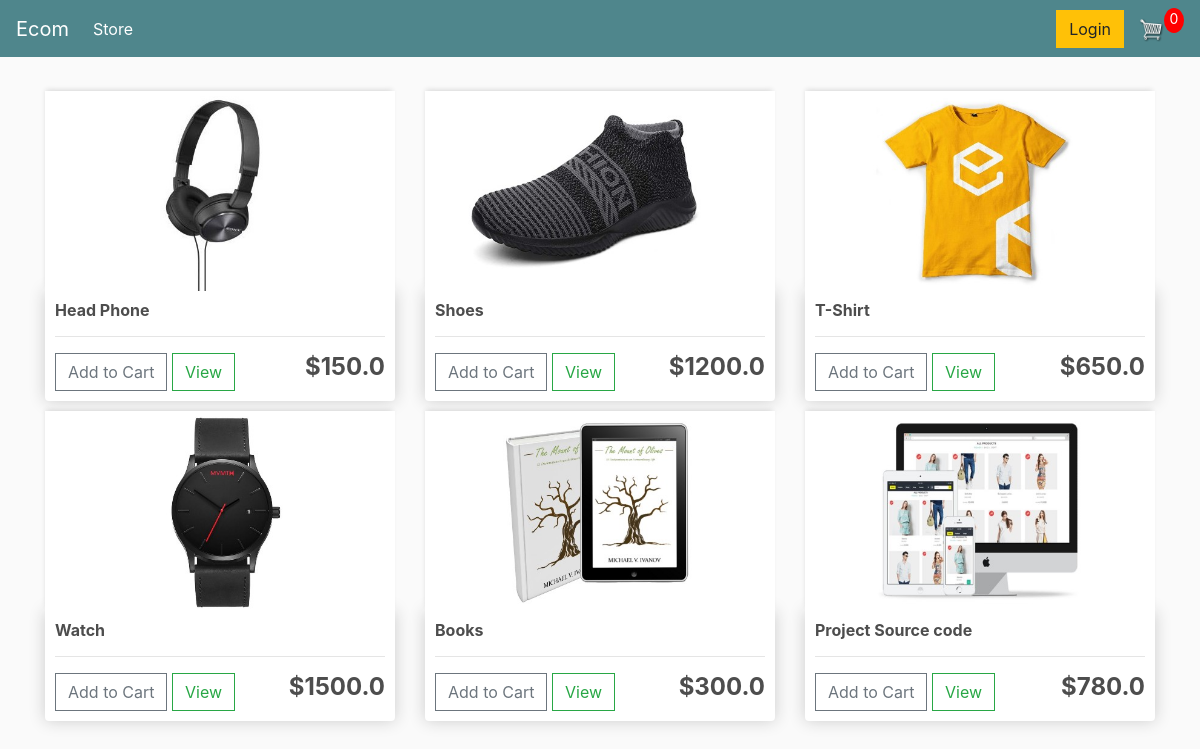
The page / on the database its author committed.
### store/models.py (models this page shows, shortened)
class Product(models.Model):
    name = models.CharField(max_length=200)
    price = models.FloatField()
    digital = models.BooleanField(default=False, null=True, blank=True)
    image = models.ImageField(null=True, blank=True)

### store/views.py (the view)
# urls.py: path('', include('store.urls')),
def store(request):
    products = Product.objects.all()
    context = {'product': products}
    return render(request, 'store/store.html', context)

### templates/store/store.html
{% extends 'store/main.html' %}
{% load static %}
{% block content %}
	<div class="row">
		{% for product in product %}
		<div class="col-lg-4">
			<img class="thumbnail" src="{{ product.image.url }}">
			<div class="box-element product">
				<h6><strong>{{ product.name }}</strong></h6>
				<hr>
				<button  class="btn btn-outline-secondary add-btn">Add to Cart</button>
				<a class="btn btn-outline-success" href="#">View</a>
				<h4 style="display: inline-block; float: right"><strong>${{ product.price }}</strong></h4>
			</div>
		</div>
		{% endfor %}
		</div>
{% endblock content %}

### static/css/main.css (style rules this page uses)
body { background-color: hsl(0, 0%, 98%); }
h1,h2,h3,h4,h5,h6 { color:hsl(0, 0%, 30%); }
.box-element { box-shadow:hsl(0, 0%, 80%) 0 0 16px; background-color: #fff; border-radius: 4px; padding: 10px; }
.thumbnail { width: 100%; height: 200px; -webkit-box-shadow: -1px -3px 5px -2px rgba(214,214,214,1); -moz-box-shadow: -1px -3px 5px -2px rgba(214,214,214,1); box-shadow: -1px -3px 5px -2px rgba(214,214,214,1); }
.product { border-radius: 0 0 4px 4px; }
.col-lg-4, .col-lg-6, .col-lg-8, .col-lg-12 { margin-top: 10px; }
.btn { border-radius: 0; }

### rows shown on the page
Product: image (picture), name "Head Phone", price "150.0"
Product: image (picture), name "Shoes", price "1200.0"
Product: image (picture), name "T-Shirt", price "650.0"
Product: image (picture), name "Watch", price "1500.0"
Product: image (picture), name "Books", price "300.0"
Product: image (picture), name "Project Source code", price "780.0"
